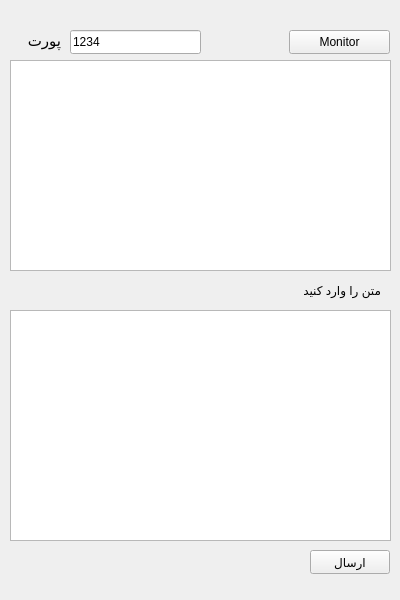
<?xml version="1.0" encoding="UTF-8"?>
<ui version="4.0">
 <class>server</class>
 <widget class="QWidget" name="server">
  <property name="geometry">
   <rect>
    <x>0</x>
    <y>0</y>
    <width>400</width>
    <height>600</height>
   </rect>
  </property>
  <property name="sizePolicy">
   <sizepolicy hsizetype="Fixed" vsizetype="Fixed">
    <horstretch>0</horstretch>
    <verstretch>0</verstretch>
   </sizepolicy>
  </property>
  <property name="minimumSize">
   <size>
    <width>400</width>
    <height>600</height>
   </size>
  </property>
  <property name="maximumSize">
   <size>
    <width>400</width>
    <height>600</height>
   </size>
  </property>
  <property name="sizeIncrement">
   <size>
    <width>400</width>
    <height>600</height>
   </size>
  </property>
  <property name="baseSize">
   <size>
    <width>400</width>
    <height>600</height>
   </size>
  </property>
  <property name="windowTitle">
   <string>server</string>
  </property>
  <widget class="QPushButton" name="btn_listen">
   <property name="geometry">
    <rect>
     <x>289</x>
     <y>30</y>
     <width>101</width>
     <height>24</height>
    </rect>
   </property>
   <property name="text">
    <string>Monitor</string>
   </property>
  </widget>
  <widget class="QLabel" name="label">
   <property name="geometry">
    <rect>
     <x>20</x>
     <y>30</y>
     <width>41</width>
     <height>21</height>
    </rect>
   </property>
   <property name="font">
    <font>
     <pointsize>11</pointsize>
    </font>
   </property>
   <property name="text">
    <string>پورت</string>
   </property>
  </widget>
  <widget class="QLineEdit" name="lineEdit_Port">
   <property name="geometry">
    <rect>
     <x>70</x>
     <y>30</y>
     <width>131</width>
     <height>24</height>
    </rect>
   </property>
   <property name="text">
    <string>1234</string>
   </property>
  </widget>
  <widget class="QTextBrowser" name="textBrowser">
   <property name="geometry">
    <rect>
     <x>10</x>
     <y>60</y>
     <width>381</width>
     <height>211</height>
    </rect>
   </property>
  </widget>
  <widget class="QLabel" name="label_2">
   <property name="geometry">
    <rect>
     <x>300</x>
     <y>280</y>
     <width>81</width>
     <height>21</height>
    </rect>
   </property>
   <property name="text">
    <string>متن را وارد کنید</string>
   </property>
  </widget>
  <widget class="QTextEdit" name="textEdit">
   <property name="geometry">
    <rect>
     <x>10</x>
     <y>310</y>
     <width>381</width>
     <height>231</height>
    </rect>
   </property>
  </widget>
  <widget class="QPushButton" name="btn_send">
   <property name="geometry">
    <rect>
     <x>310</x>
     <y>550</y>
     <width>80</width>
     <height>24</height>
    </rect>
   </property>
   <property name="text">
    <string>ارسال</string>
   </property>
  </widget>
 </widget>
 <resources/>
 <connections/>
</ui>
